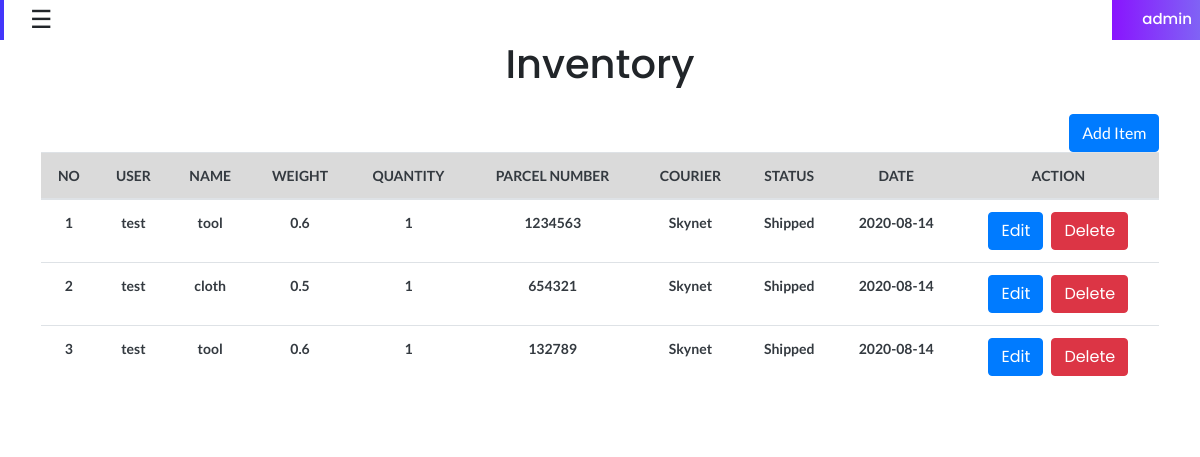
Page /admin/item.php (signed in) on the committed database.
### tables this page shows
CREATE TABLE `product` (
  `product_id` int(11) NOT NULL,
  `user_id` int(11) NOT NULL,
  `product_name` text NOT NULL,
  `weight` double NOT NULL,
  `quantity` int(11) NOT NULL,
  `parcel_number` text NOT NULL,
  `pstatus` int(11) NOT NULL,
  `courier` int(11) NOT NULL,
  `date_create` date NOT NULL DEFAULT current_timestamp(),
  `date_update` date NOT NULL
);

CREATE TABLE `account` (
  `id` int(11) NOT NULL,
  `username` varchar(20) NOT NULL,
  `first_name` varchar(30) NOT NULL,
  `last_name` varchar(30) NOT NULL,
  `mobile` varchar(11) NOT NULL,
  `email` varchar(30) NOT NULL,
  `password_1` varchar(50) NOT NULL,
  `date_create` date NOT NULL DEFAULT current_timestamp(),
  `date_update` date NOT NULL,
  `role` int(11) NOT NULL
);

CREATE TABLE `courier` (
  `cid` int(11) NOT NULL,
  `cname` text NOT NULL,
  `date_create` date NOT NULL DEFAULT current_timestamp(),
  `date_update` date NOT NULL
);

CREATE TABLE `status` (
  `stid` int(11) NOT NULL,
  `status_name` text NOT NULL,
  `date_create` date DEFAULT current_timestamp(),
  `date_update` date NOT NULL
);

### admin/item.php (the view, shortened to what this page needs)
<?php
include '../conn.php';
?>
<!doctype html>
<html lang="en">
<head>
    <link rel="stylesheet" href="../assets/css/sidebar.css">
    <link rel="stylesheet" href="../assets/css/bootstrap.css">
    <link rel="stylesheet" href="../assets/css/bootstrap.min.css">
    <link rel="stylesheet" href="../assets/css/font-awesome.min.css">
    <link rel="stylesheet" href="../assets/css/typography.css">
    <link rel="stylesheet" href="../assets/css/default-css.css">
    <link rel="stylesheet" href="../assets/css/styles.css">
    <link rel="stylesheet" href="../assets/css/responsive.css">
</head>
<body>
<div id="main" >
    <div class="main-content">
       <?php include '../header/page_title.php'?>
        <div>
            <h1 style="text-align:center">Inventory</h1>
            <div class="main-content-inner">
                <div class="row">
                    <div class="col-12">
                        <div class="card">
                            <div class="card-body">
                                <button type="button" class="btn btn-primary" data-toggle="modal" data-target="#exampleModal" style="float: right">
                                    Add Item
                                </button>
                                <div class="single-table">
                                    <div class="table-responsive">
                                        <table class="table text-dark text-center">
                                            <thead class="text-uppercase">
                                            <tr class="table-active">
                                                <th scope="col">No</th>
                                                <th scope="col">User</th>
                                                <th scope="col">Name</th>
                                                <th scope="col">Weight</th>
                                                <th scope="col">Quantity</th>
                                                <th scope="col">Parcel Number</th>
                                                <th scope="col">Courier</th>
                                                <th scope="col">Status</th>
                                                <th scope="col">Date</th>
                                                <th scope="col">Action</th>
                                            </tr>
                                            </thead>
                                            <tbody>
                                            <?php
                                            $sql = "SELECT * FROM product inner join courier on product.courier=courier.cid inner join status on product.pstatus=status.stid inner join account on product.user_id = account.id";
                                            $result = $db->query($sql);
                                            $count=0;
                                            if ($result -> num_rows >  0) {
                                                while ($row = $result->fetch_assoc())
                                                {
                                                    $count=$count+1;
                                                    ?>
                                                    <tr>
                                                        <th><?php echo $count ?></th>
                                                        <th><?php echo $row['username'] ?></th>
                                                        <th><?php echo $row["product_name"] ?></th>
                                                        <th><?php echo $row["weight"]  ?></th>
                                                        <th><?php echo $row["quantity"]  ?></th>
                                                        <th><?php echo $row["parcel_number"]  ?></th>
                                                        <th><?php echo $row["cname"]  ?></th>
                                                        <th><?php echo $row["status_name"]  ?></th>
                                                        <th><?php echo $row["date_update"]  ?></th>
                                                        <th> <a href="up"Edit></a><a href="inventory_update/<?php echo $row["product_id"] ?>" class="btn btn-primary">Edit</a>&nbsp;&nbsp;&nbsp;<a href="up"Edit></a><a href="delete/<?php echo $row["product_id"] ?>" class="btn btn-danger" name="deletebtn">Delete</a></th>
                                                    </tr>
                                                    <?php
                                                }
                                            }
                                            ?>
                                            </tbody>
                                        </table>
                                    </div>
                                </div>
                            </div>
                        </div>
                    </div>
                </div>
            </div>
        </div>
    </div>
</div>
                <body>
                </body>
</body>
</html>

### assets/css/sidebar.css (style rules this page uses)
#main { transition: margin-left .5s; }

### assets/css/styles.css (style rules this page uses)
.card { border: none; border-radius: 4px; -webkit-transition: all 0.3s ease 0s; transition: all 0.3s ease 0s; }
.card-body { padding: 25.6px; padding: 1.6rem; }
.main-content { width: 100%; }
.main-content-inner { padding: 20px 30px ; }

### assets/css/responsive.css (style rules this page uses)
@media (min-width: 1200px) and (max-width: 1364px) { .main-content-inner { padding: 0 15px 50px; } }

### rows in the picture
product: user.username "test", product_name "tool", weight "0.6", quantity "1", parcel_number "1234563", courier.cname "Skynet", pstatus.status_name "Shipped", user.date_update "2020-08-14"
product: user.username "test", product_name "cloth", weight "0.5", quantity "1", parcel_number "654321", courier.cname "Skynet", pstatus.status_name "Shipped", user.date_update "2020-08-14"
product: user.username "test", product_name "tool", weight "0.6", quantity "1", parcel_number "132789", courier.cname "Skynet", pstatus.status_name "Shipped", user.date_update "2020-08-14"

### other values in the picture
$_SESSION['username'] "admin"
